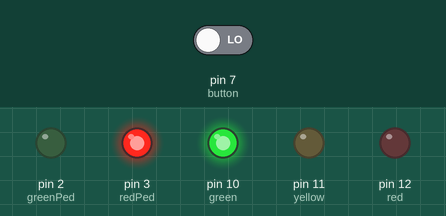
Simulated run of this sketch. Board: Arduino Uno, built with avr-gcc and run on an emulated ATmega328P. Parts: output pins drawn as LEDs (lit = HIGH). Inputs (shaded band) come from the test bench; at power-on: pin 7 (button) LOW. What the sketch prints to the serial monitor is not drawn.

Above: at 4.2 s.
4.3 s: pin 7 (button) driven LOW
5.8 s: pin 7 (button) driven HIGH
At 6.1 s:
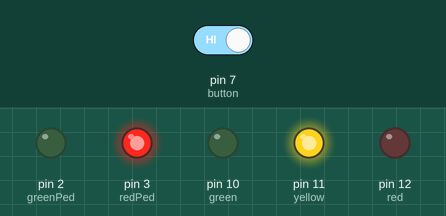
At 8.8 s:
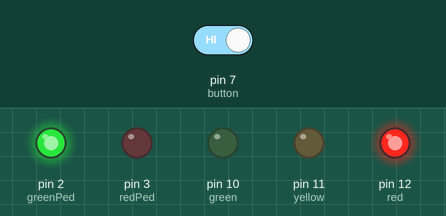
Timing chart, 0 to 17.8 s (numbered marks = the images above; inputs shaded):
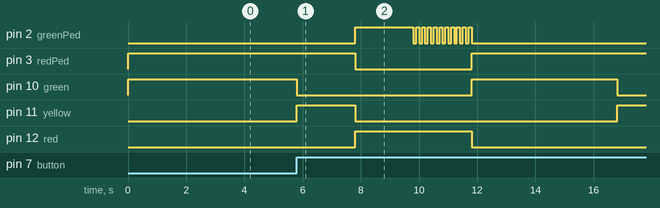

The sketch:

trafficlight.ino
```cpp
 int red = 12;
 int yellow = 11;
 int green = 10;
 int greenPed = 2;
 int redPed = 3;
 int button = 7;
 int crossTime = 2000;
 unsigned long changeTime;


void setup() {
  // put your setup code here, to run once:
  // intialize timer
  changeTime = millis();

pinMode(red, OUTPUT);
pinMode(yellow, OUTPUT);
 pinMode(green, OUTPUT);
 pinMode(redPed, OUTPUT);
pinMode(greenPed, OUTPUT);
 pinMode(button, INPUT);

 // turn on the green light
 digitalWrite(green, HIGH);
digitalWrite(redPed, HIGH);
digitalWrite(red, LOW);
digitalWrite(yellow, LOW);
digitalWrite(greenPed, LOW);

Serial.begin(9600);


}

void loop() {
  // put your main code here, to run repeatedly:
  // check if button is pressed
  int state = digitalRead(button);
  Serial.println(state);
  // if the button is pressed and if it has passed 5 seconds since last button press
if (state == HIGH && (millis() - changeTime) > 5000) {
//call the function to change the lights
changeLights();
}

}

void changeLights(){
  digitalWrite(green, LOW); //the green led will turn off
  digitalWrite(yellow, HIGH); //the yellow led will turn on for 2 second
  delay(2000);

  digitalWrite(yellow, LOW); //the yellow led will turn off
  digitalWrite(red,HIGH); // the red Led will turn on for 5  seconds

digitalWrite(redPed, LOW);
digitalWrite(greenPed, HIGH);
delay(crossTime);


  // flash the ped green
for (int x=0; x<10; x++) {
digitalWrite(greenPed, LOW);
delay(100);
digitalWrite(greenPed, HIGH);
delay(100);
}
digitalWrite(greenPed, LOW);
digitalWrite(red, LOW);
digitalWrite(redPed, HIGH);
digitalWrite(green, HIGH);
changeTime = millis();

}
```

Measured:
- after the input at 5.8 s, pin 2 (greenPed): LOW → HIGH after 2.0 s, then repeats every 0.20 s: LOW 0.10 s, HIGH 0.10 s, until it stays LOW from 11.8 s; pin 3 (redPed): HIGH → LOW after 2.0 s, → HIGH 4.0 s later
